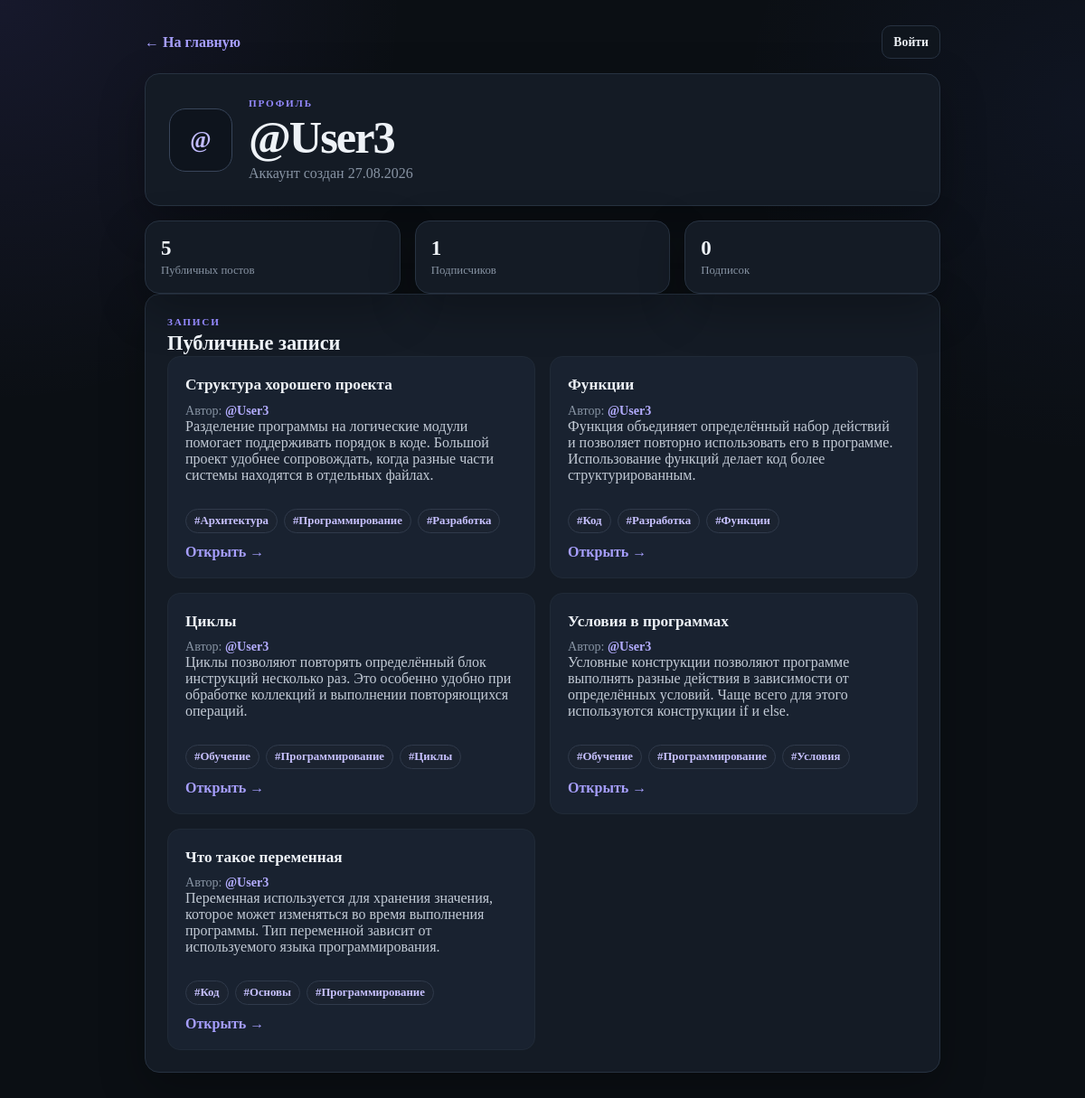
Screenshot of /user.php?id=3 with the database file from the repository.
### tables this page shows
CREATE TABLE `users` (
  `id` int NOT NULL,
  `login` varchar(50) NOT NULL,
  `password` varchar(255) NOT NULL,
  `created_at` timestamp NULL DEFAULT CURRENT_TIMESTAMP
);

CREATE TABLE `posts` (
  `id` int NOT NULL,
  `user_id` int NOT NULL,
  `title` varchar(255) NOT NULL,
  `text` text NOT NULL,
  `is_private` tinyint(1) NOT NULL DEFAULT '0',
  `created_at` timestamp NULL DEFAULT CURRENT_TIMESTAMP,
  `secret_code` varchar(64) DEFAULT NULL
);

### auth.php (called while the page is built, shortened)
<?php
require_once __DIR__ . '/db.php';
function isLoggedIn(): bool
{
    return isset($_SESSION['user_id']);
}

### db.php (called while the page is built, shortened)
<?php
function db(): PDO
{
    static $pdo = null;
    if ($pdo === null) {
        $pdo = new PDO(
            'mysql:host=' . DB_HOST . ';dbname=' . DB_NAME . ';charset=' . DB_CHARSET,
            DB_USER,
            DB_PASS,
            [
                PDO::ATTR_ERRMODE => PDO::ERRMODE_EXCEPTION,
                PDO::ATTR_DEFAULT_FETCH_MODE => PDO::FETCH_ASSOC,
                PDO::ATTR_EMULATE_PREPARES => false,
            ]
        );
    }
    return $pdo;
}
function callProcedure(string $sql, array $params = []): array
{
    $pdo = db();
    $stmt = $pdo->prepare($sql);
    $stmt->execute($params);
    $result = $stmt->fetchAll();
    return $result;
}
function h(?string $value): string
{
    return htmlspecialchars($value ?? '', ENT_QUOTES, 'UTF-8');
}

### user.php (the view, shortened to what this page needs)
<?php
require_once __DIR__ . '/auth.php';
$profile = null;
$posts = [];
$error = '';
$profileId = isset($_GET['id']) ? (int)$_GET['id'] : 0;
if ($profileId <= 0) {
    $error = 'Пользователь не найден';
} else {
    try {
        $rows = callProcedure(
            'CALL get_user_profile(?, ?)',
            [$profileId, userId()]
        );
        $profile = $rows[0] ?? null;
        if (!$profile) {
            $error = 'Пользователь не найден';
        } else {
            $posts = callProcedure(
                'CALL get_user_public_posts(?)',
                [$profileId]
            );
        }
    } catch (PDOException $e) {
        $error = 'Ошибка базы данных';
    }
}
?>
<!doctype html>
<html lang="ru">
<head>
    <link rel="stylesheet" href="assets/css/base.css">
    <link rel="stylesheet" href="assets/css/user.css">
</head>
<body class="site-body">
<div class="page-shell page-shell--narrow-wide">
    <div class="page-topbar">
        <a class="text-link" href="index.php">← На главную</a>
        <?php if (isLoggedIn()): ?>
            <span class="user-chip">@<?= h(currentLogin()) ?></span>
        <?php else: ?>
            <a class="button button--small button--ghost" href="login.php">Войти</a>
        <?php endif; ?>
    </div>
    <?php if ($error): ?>
        <div class="alert alert--error"><?= h($error) ?></div>
    <?php elseif ($profile): ?>
        <section class="profile-hero">
            <div class="profile-avatar">@</div>
            <div class="profile-main">
                <p class="eyebrow">ПРОФИЛЬ</p>
                <h1>@<?= h($profile['login']) ?></h1>
                <p class="muted">Аккаунт создан <?= h(date('d.m.Y', strtotime($profile['created_at']))) ?></p>
            </div>
        </section>
        <section class="stats-grid">
            <div class="stat-card"><strong><?= (int)$profile['public_posts_count'] ?></strong><span>Публичных постов</span></div>
            <div class="stat-card"><strong id="profile-followers-count"><?= (int)$profile['followers_count'] ?></strong><span>Подписчиков</span></div>
            <div class="stat-card"><strong id="profile-following-count"><?= (int)$profile['following_count'] ?></strong><span>Подписок</span></div>
        </section>
        <section class="panel">
            <div class="section-heading">
                <div>
                    <p class="eyebrow">ЗАПИСИ</p>
                    <h2>Публичные записи</h2>
                </div>
            </div>
            <div class="posts-grid">
                <?php foreach ($posts as $post): ?>
                    <article class="post-card">
                        <h3><?= h($post['title']) ?></h3>
                        <p class="post-meta">Автор: <a class="author-link" href="user.php?id=<?= (int)$post['user_id'] ?>">@<?= h($post['login']) ?></a></p>
                        <p class="post-preview"><?= nl2br(h($post['text'])) ?></p>
                        <?php if (!empty($post['tags'])): ?>
                            <div class="tag-list">
                                <?php foreach (explode(',', $post['tags']) as $tag): ?>
                                    <?php $tag = trim($tag); ?>
                                    <?php if ($tag !== ''): ?>
                                        <a class="tag" href="index.php?tag=<?= rawurlencode($tag) ?>">#<?= h($tag) ?></a>
                                    <?php endif; ?>
                                <?php endforeach; ?>
                            </div>
                        <?php endif; ?>
                        <a class="text-link" href="post.php?id=<?= (int)$post['id'] ?>">Открыть →</a>
                    </article>
                <?php endforeach; ?>
            </div>
        </section>
    <?php endif; ?>
</div>
</body>
</html>

### assets/css/base.css (style rules this page uses)
:root { --bg: #0b0f14; --bg-soft: #10161f; --surface: #141b25; --surface-2: #192230; --surface-3: #0f151d; --text: #eef2f7; --text-soft: #c2cad5; --muted: #8793a3; --border: #273241; --border-soft: #202a37; --primary: #7c6cff; --primary-hover: #8d7fff; --secondary: #26314a; --secondary-text: #d8ddff; --danger: #ef5b68; --danger-soft: #311a20; --success: #57c78a; --success-soft: #142a20; --warning: #e7b95b; --warning-soft: #302710; --shadow: 0 18px 50px rgba(0, 0, 0, .28); --radius: 16px; }
* { box-sizing: border-box; }
html { scroll-behavior: smooth; }
body { min-height: 100vh; margin: 0; color: var(--text); background: radial-gradient(circle at 0 0, rgba(124, 108, 255, .10), transparent 28rem), radial-gradient(circle at 100% 10%, rgba(84, 112, 255, .06), transparent 24rem), var(--bg); font-family: Inter, ui-sans-serif, system-ui, -apple-system, BlinkMacSystemFont, "Segoe UI", sans-serif; line-height: 1.6; }
body, button, input, textarea { font: inherit; }
a { color: #a79fff; text-decoration: none; }
h1, h2, h3, p { margin-top: 0; }
h1 { margin-bottom: 8px; font-size: clamp(2rem, 5vw, 3.15rem); line-height: 1.08; letter-spacing: -.04em; }
h2 { margin-bottom: 0; font-size: 1.4rem; line-height: 1.2; }
h3 { margin-bottom: 8px; font-size: 1.08rem; line-height: 1.35; }
.site-body { min-height: 100vh; }
.page-shell { width: min(1120px, calc(100% - 32px)); margin-inline: auto; padding-block: 28px 42px; }
.page-shell--narrow-wide { width: min(880px, calc(100% - 32px)); }
.site-header, .page-topbar, .section-heading, .post-card__top, .comment-card__header, .header-actions, .auth-links, .post-actions, .button-row, .inline-fields, .inline-form, .brand-block { display: flex; align-items: center; }
.site-header, .page-topbar, .section-heading, .post-card__top, .comment-card__header { justify-content: space-between; gap: 18px; }
.page-topbar { margin-bottom: 16px; }
.eyebrow { margin-bottom: 5px; color: #9489ff; font-size: .7rem; font-weight: 800; letter-spacing: .16em; text-transform: uppercase; }
.muted, .post-meta, .field__hint { color: var(--muted); }
.muted { margin-bottom: 0; }
.user-chip, .count-badge, .post-badge, .tag { display: inline-flex; align-items: center; width: fit-content; border-radius: 999px; }
.panel, .auth-card, .post-detail, .profile-hero, .stat-card { border: 1px solid var(--border); border-radius: var(--radius); background: var(--surface); box-shadow: var(--shadow); }
.panel { padding: 24px; }
.dashboard-grid, .tools-grid, .posts-grid, .stats-grid { display: grid; gap: 16px; }
.tools-grid, .posts-grid { grid-template-columns: repeat(2, minmax(0, 1fr)); }
.stats-grid { grid-template-columns: repeat(3, minmax(0, 1fr)); }
.post-card { display: flex; flex-direction: column; min-width: 0; padding: 19px; border: 1px solid var(--border-soft); border-radius: 14px; background: var(--surface-2); transition: transform .18s ease, border-color .18s ease, box-shadow .18s ease; }
.post-preview { flex: 1; margin-bottom: 16px; color: var(--text-soft); overflow-wrap: anywhere; }
.post-meta { margin-bottom: 0; font-size: .88rem; }
.author-link { color: #b4adff; font-weight: 700; }
.tag-list { display: flex; flex-wrap: wrap; gap: 7px; margin-block: 12px; }
.tag { padding: 5px 9px; border: 1px solid #303a4b; background: #1b2330; color: #c7c1ff; font-size: .8rem; font-weight: 700; }
.button { display: inline-flex; align-items: center; justify-content: center; min-height: 43px; padding-inline: 15px; border: 1px solid transparent; border-radius: 10px; font-weight: 750; transition: transform .16s ease, background .16s ease, border-color .16s ease; }
.button--ghost { border-color: var(--border); background: var(--surface-3); color: var(--text); }
.button--small { min-height: 37px; padding-inline: 12px; font-size: .86rem; }
.text-link { font-weight: 750; }
.profile-hero { display: grid; grid-template-columns: auto minmax(0, 1fr) auto; gap: 18px; align-items: center; margin-bottom: 16px; padding: 26px; }
.profile-avatar { display: grid; place-items: center; width: 70px; height: 70px; border: 1px solid #38455a; border-radius: 18px; background: #0e141d; color: #c2bcff; font-size: 25px; font-weight: 800; }
.profile-main h1 { margin-bottom: 4px; }
.stat-card { display: grid; gap: 4px; padding: 17px; }
.stat-card strong { font-size: 23px; }
.stat-card span { color: var(--muted); font-size: .8rem; }

### assets/css/user.css (style rules this page uses)
.profile-main { min-width: 0; }

### rows the page displays
users: login "User3", created_at "27.08.2026"
posts: title "Структура хорошего проекта", user.login "User3", text "Разделение программы на логические модули помогает поддерживать порядок в коде. Большой проект удобнее сопровождать, когда разные части системы находятся в отдельных файлах.", tag "Архитектура", tag "Программирование", tag "Разработка"
posts: title "Функции", user.login "User3", text "Функция объединяет определённый набор действий и позволяет повторно использовать его в программе. Использование функций делает код более структурированным.", tag "Код", tag "Разработка", tag "Функции"
posts: title "Циклы", user.login "User3", text "Циклы позволяют повторять определённый блок инструкций несколько раз. Это особенно удобно при обработке коллекций и выполнении повторяющихся операций.", tag "Обучение", tag "Программирование", tag "Циклы"
posts: title "Условия в программах", user.login "User3", text "Условные конструкции позволяют программе выполнять разные действия в зависимости от определённых условий. Чаще всего для этого используются конструкции if и else.", tag "Обучение", tag "Программирование", tag "Условия"
posts: title "Что такое переменная", user.login "User3", text "Переменная используется для хранения значения, которое может изменяться во время выполнения программы. Тип переменной зависит от используемого языка программирования.", tag "Код", tag "Основы", tag "Программирование"

### other values shown
$profile['public_posts_count'] "5"
$profile['followers_count'] "1"
$profile['following_count'] "0"
